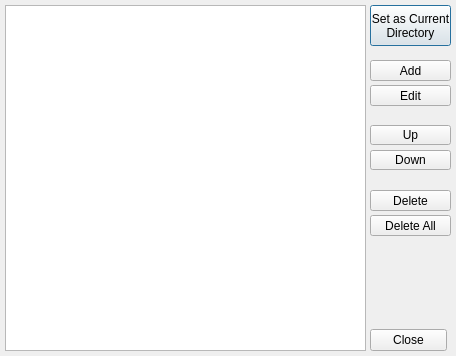
<?xml version="1.0" encoding="UTF-8"?>
<ui version="4.0">
 <class>GameDirManager</class>
 <widget class="QDialog" name="GameDirManager">
  <property name="geometry">
   <rect>
    <x>0</x>
    <y>0</y>
    <width>456</width>
    <height>356</height>
   </rect>
  </property>
  <property name="windowTitle">
   <string comment="GameDirManager_Title">Game Directory Manager</string>
  </property>
  <property name="windowIcon">
   <iconset resource="../../Application/resources.qrc">
    <normaloff>:/WoW Versions/WoWIcon01-Vanilla</normaloff>:/WoW Versions/WoWIcon01-Vanilla</iconset>
  </property>
  <property name="sizeGripEnabled">
   <bool>false</bool>
  </property>
  <property name="modal">
   <bool>true</bool>
  </property>
  <widget class="QListWidget" name="GameDirManager_List">
   <property name="geometry">
    <rect>
     <x>5</x>
     <y>5</y>
     <width>361</width>
     <height>346</height>
    </rect>
   </property>
   <property name="horizontalScrollBarPolicy">
    <enum>Qt::ScrollBarAsNeeded</enum>
   </property>
   <property name="editTriggers">
    <set>QAbstractItemView::NoEditTriggers</set>
   </property>
   <property name="showDropIndicator" stdset="0">
    <bool>false</bool>
   </property>
   <property name="alternatingRowColors">
    <bool>true</bool>
   </property>
   <property name="iconSize">
    <size>
     <width>24</width>
     <height>24</height>
    </size>
   </property>
   <property name="viewMode">
    <enum>QListView::ListMode</enum>
   </property>
   <property name="uniformItemSizes">
    <bool>false</bool>
   </property>
  </widget>
  <widget class="QPushButton" name="GameDirManager_bDirAdd">
   <property name="geometry">
    <rect>
     <x>370</x>
     <y>60</y>
     <width>81</width>
     <height>21</height>
    </rect>
   </property>
   <property name="text">
    <string>Add</string>
   </property>
   <property name="default">
    <bool>false</bool>
   </property>
  </widget>
  <widget class="QPushButton" name="GameDirManager_bDirDelete">
   <property name="geometry">
    <rect>
     <x>370</x>
     <y>190</y>
     <width>81</width>
     <height>21</height>
    </rect>
   </property>
   <property name="text">
    <string>Delete</string>
   </property>
  </widget>
  <widget class="QPushButton" name="GameDirManager_bDirUp">
   <property name="geometry">
    <rect>
     <x>370</x>
     <y>125</y>
     <width>81</width>
     <height>20</height>
    </rect>
   </property>
   <property name="text">
    <string>Up</string>
   </property>
  </widget>
  <widget class="QPushButton" name="GameDirManager_bDirDown">
   <property name="geometry">
    <rect>
     <x>370</x>
     <y>150</y>
     <width>81</width>
     <height>20</height>
    </rect>
   </property>
   <property name="text">
    <string>Down</string>
   </property>
  </widget>
  <widget class="QPushButton" name="GameDirManager_bDirEdit">
   <property name="geometry">
    <rect>
     <x>370</x>
     <y>85</y>
     <width>81</width>
     <height>21</height>
    </rect>
   </property>
   <property name="text">
    <string>Edit</string>
   </property>
  </widget>
  <widget class="QPushButton" name="GameDirManager_bDirDeleteAll">
   <property name="geometry">
    <rect>
     <x>370</x>
     <y>215</y>
     <width>81</width>
     <height>21</height>
    </rect>
   </property>
   <property name="text">
    <string>Delete All</string>
   </property>
  </widget>
  <widget class="QPushButton" name="GameDirManager_bDirMakeCurrent">
   <property name="geometry">
    <rect>
     <x>370</x>
     <y>5</y>
     <width>81</width>
     <height>41</height>
    </rect>
   </property>
   <property name="text">
    <string>Set as Current
Directory</string>
   </property>
   <property name="default">
    <bool>true</bool>
   </property>
  </widget>
  <widget class="QWidget" name="layoutWidget">
   <property name="geometry">
    <rect>
     <x>370</x>
     <y>240</y>
     <width>77</width>
     <height>111</height>
    </rect>
   </property>
   <layout class="QVBoxLayout" name="verticalLayout">
    <item>
     <spacer name="verticalSpacer">
      <property name="orientation">
       <enum>Qt::Vertical</enum>
      </property>
      <property name="sizeHint" stdset="0">
       <size>
        <width>20</width>
        <height>40</height>
       </size>
      </property>
     </spacer>
    </item>
    <item>
     <widget class="QDialogButtonBox" name="buttonBox">
      <property name="sizePolicy">
       <sizepolicy hsizetype="Fixed" vsizetype="Fixed">
        <horstretch>0</horstretch>
        <verstretch>0</verstretch>
       </sizepolicy>
      </property>
      <property name="orientation">
       <enum>Qt::Vertical</enum>
      </property>
      <property name="standardButtons">
       <set>QDialogButtonBox::Close</set>
      </property>
     </widget>
    </item>
   </layout>
  </widget>
 </widget>
 <tabstops>
  <tabstop>GameDirManager_List</tabstop>
  <tabstop>GameDirManager_bDirAdd</tabstop>
  <tabstop>GameDirManager_bDirEdit</tabstop>
  <tabstop>GameDirManager_bDirUp</tabstop>
  <tabstop>GameDirManager_bDirDown</tabstop>
  <tabstop>GameDirManager_bDirDelete</tabstop>
  <tabstop>GameDirManager_bDirDeleteAll</tabstop>
 </tabstops>
 <resources>
  <include location="../../Application/resources.qrc"/>
 </resources>
 <connections>
  <connection>
   <sender>buttonBox</sender>
   <signal>accepted()</signal>
   <receiver>GameDirManager</receiver>
   <slot>accept()</slot>
   <hints>
    <hint type="sourcelabel">
     <x>370</x>
     <y>350</y>
    </hint>
    <hint type="destinationlabel">
     <x>157</x>
     <y>274</y>
    </hint>
   </hints>
  </connection>
  <connection>
   <sender>buttonBox</sender>
   <signal>rejected()</signal>
   <receiver>GameDirManager</receiver>
   <slot>reject()</slot>
   <hints>
    <hint type="sourcelabel">
     <x>396</x>
     <y>350</y>
    </hint>
    <hint type="destinationlabel">
     <x>286</x>
     <y>274</y>
    </hint>
   </hints>
  </connection>
 </connections>
</ui>
